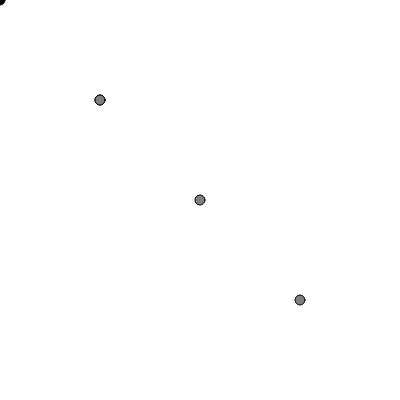
Frame 1 (no input)
Frame 60 (no input): identical to frame 1, image omitted
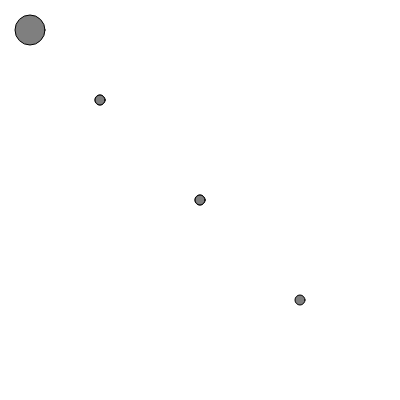
Frame 120 (the mouse pressed at the canvas centre since frame 60)

The p5.js sketch that drew these frames (run headless with seeded random() and noise() and a simulated clock; from frame 60 on, the mouse is pressed at the canvas centre):

// p5.js sketch
// ── sketch.js
var hitzone3 = false;

function setup() {
  // put setup code here

  createCanvas(400,400);

  hello();
  goodbye("zeven");
  goodbye("rubi");
  goodbye("mike");

}

function draw() {
  // put drawing code here
  background(255);
  //frameRate(1);
  if(circleHitzone(100,100) == true){
    //circleColor(xpos,ypos,r,g,b) order coresponds to parameter order
    circleColor(random(width),random(height),random(255),random(255),random(255), random(0,200));//once a frame

    //500 times a frame
    // var i = 0; start, i < 500; how many times; i++ is counter i = i + 1
    for(var i = 0; i < 500; i++){
      circleColor(random(width),random(height),random(255),random(255),random(255), random(0,200));
    }
  }


  fill('black');
  ellipse(mouseX,mouseY, 10,10);

  console.log(circleHitzone(100,100));

  if(circleHitzone(300,300) == true){
    rect(100,100,100,100);
  }

  circleHitzone(200,200);

  if(hitzone3 == true){
    ellipse(30,30,30,30);
  }




}
function mousePressed(){
  if(circleHitzone(200,200) == true){
    console.log("mousePressed");
    //ellipse(100,100,100,100);
    hitzone3 = true;
  }else{
    hitzone3 = false;
  }
}

function hello(){
  console.log("hello");
}

function goodbye(message){
  console.log("goodbye " + message);
}

function circleColor(xpos,ypos,r,g,b,cSize){
  fill(r,g,b);
  ellipse(xpos,ypos,cSize,cSize);
}


function circleHitzone(distX,distY){
  var curDist = dist(mouseX,mouseY,distX,distY);
  //console.log("curDist " + curDist);
  fill(127);
  ellipse(distX,distY, 10,10);
  if(curDist < 10){
    return true;
  }else{
    return false;
  }
  //return curDist;
}
